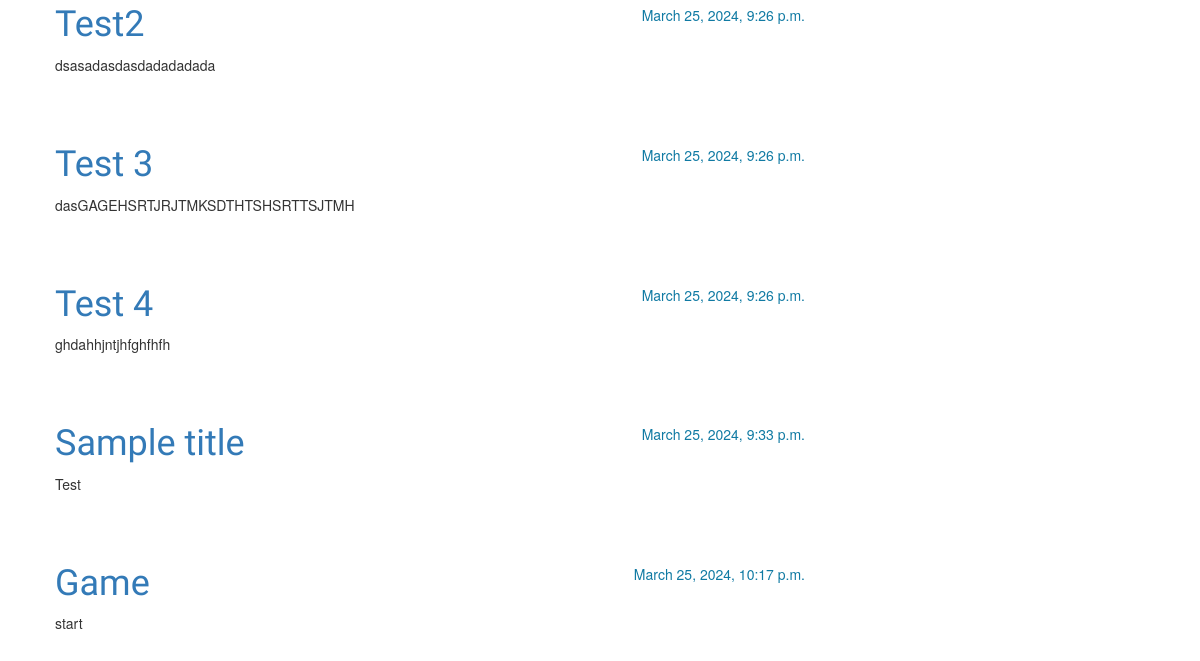
The app's page / (lower part), older data.
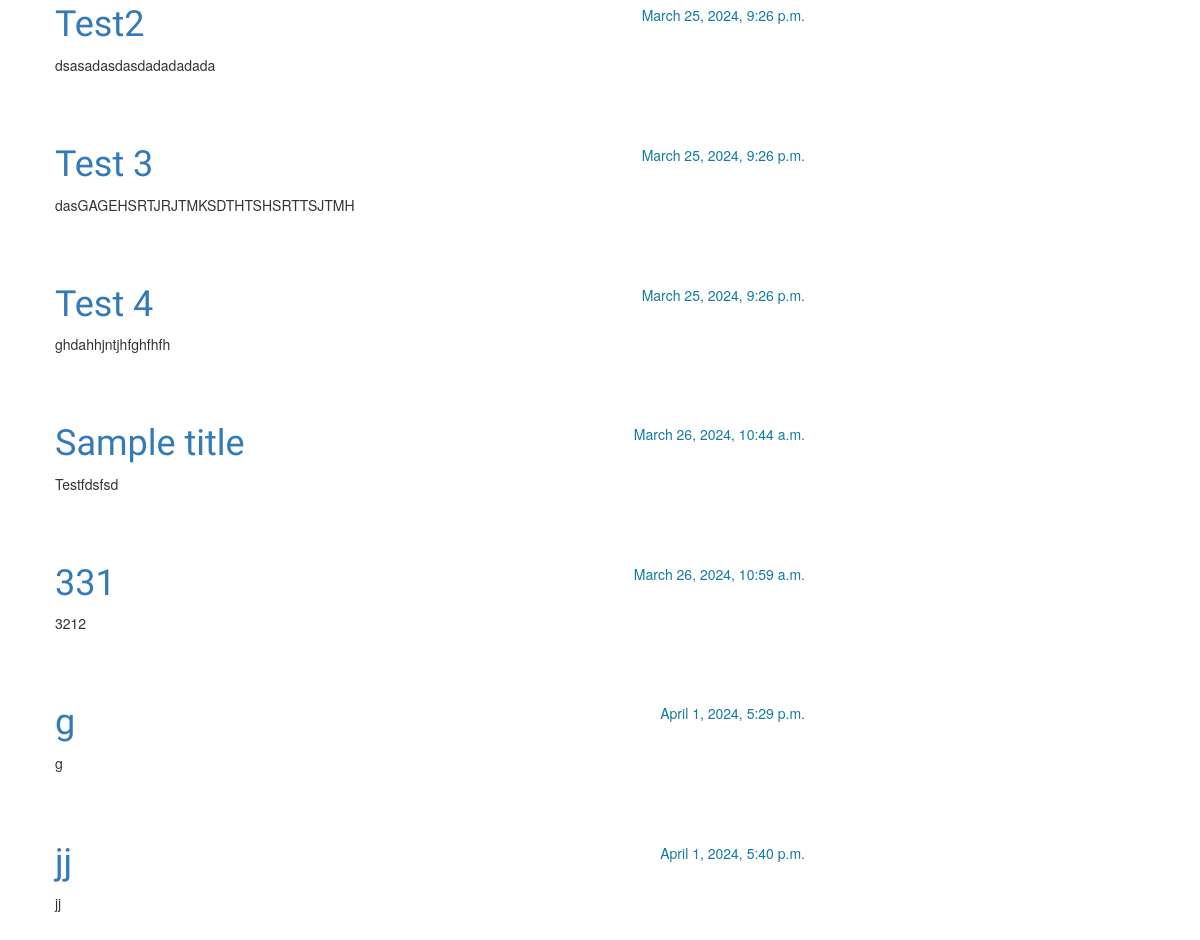
The same page, newer data.
### blog/models.py (models this page shows, shortened)
class Post(models.Model):
    author = models.ForeignKey(settings.AUTH_USER_MODEL, on_delete=models.CASCADE)
    title = models.CharField(max_length=200)
    text = models.TextField()
    created_date = models.DateTimeField(
            default=timezone.now)
    published_date = models.DateTimeField(
            blank=True, null=True)

### blog/views.py (the view)
# urls.py: path('', views.post_list, name='post_list'),
def post_list(request):
    posts = Post.objects.filter(published_date__lte=timezone.now()).order_by('published_date')
    return render(request, 'blog/post_list.html', {'posts': posts})

### blog/templates/blog/post_list.html
{% extends 'blog/base.html' %}
{% block content %}
    {% for post in posts %}
        <div class="post">
            <div class="date">
                {{ post.published_date }}
            </div>
            <h1><a href="{% url 'post_detail' pk=post.pk %}">{{ post.title }}</a></h1>
            <p>{{ post.text|linebreaksbr }}</p>
        </div>
    {% endfor %}
{% endblock %}

Row changes from the older to the newer data that the page shows:
removed Post: published_date "March 25, 2024, 10:17 p.m.", title "Game", text "start"
changed Post "Sample title": published_date "March 25, 2024, 9:33 p.m." → "March 26, 2024, 10:44 a.m."; text "Test" → "Testfdsfsd"
added Post: published_date "March 26, 2024, 10:59 a.m.", title "331", text "3212"
added Post: published_date "April 1, 2024, 5:29 p.m.", title "g", text "g"
added Post: published_date "April 1, 2024, 5:40 p.m.", title "jj", text "jj"
